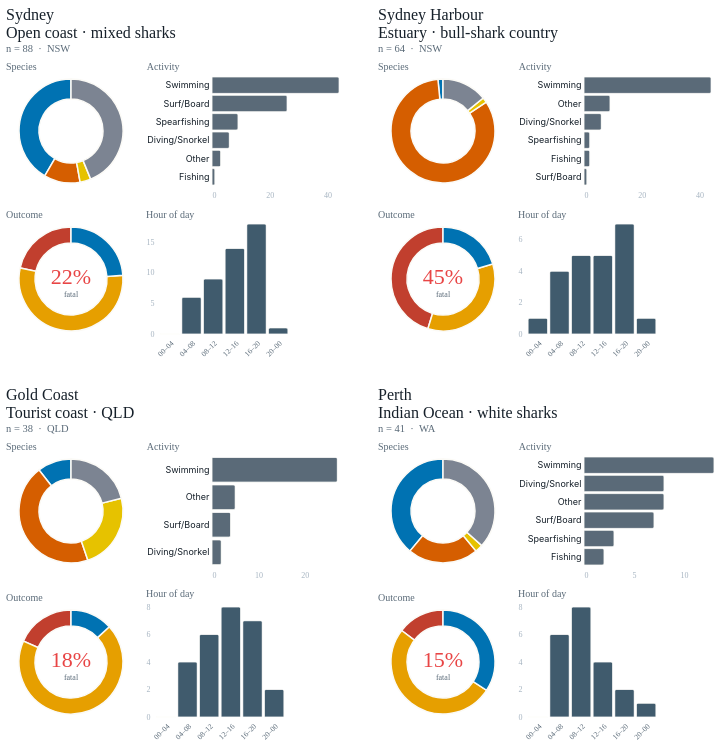

Express this chart as Vega-Lite.
### Vega-Lite specification from a JSON file in a GitHub repository (floating-point values rounded to 4 significant figures)
{"$schema": "https://vega.github.io/schema/vega-lite/v5.json", "description": "§13 — Anatomy of Risk: multi-metric beach profile composite (4 beaches × 4 mini-charts).", "background": null, "padding": {"left": 6, "right": 6, "top": 6, "bottom": 6}, "config": {"view": {"stroke": null, "fill": null}, "font": "Spectral", "axis": {"labelFont": "IBM Plex Mono", "titleFont": "IBM Plex Mono", "labelColor": "#5C6A75", "titleColor": "#5C6A75", "labelFontSize": 10.5, "titleFontSize": 10.5, "titleFontWeight": 600, "titlePadding": 10, "labelPadding": 5, "domainColor": "#14202C", "domainWidth": 1, "tickColor": "#B7AE99", "gridColor": "#14202C", "gridOpacity": 0.07}, "arc": {"stroke": "#FBFAF6"}, "legend": {"labelFont": "IBM Plex Mono", "labelFontSize": 10.5, "labelColor": "#5C6A75", "titleFont": "IBM Plex Mono", "titleFontSize": 10, "titleColor": "#5C6A75", "titleFontWeight": 600}, "title": {"font": "IBM Plex Mono", "fontSize": 11, "fontWeight": 600, "color": "#14202C", "anchor": "start", "subtitleFont": "Spectral", "subtitleColor": "#5C6A75"}, "header": {"labelFont": "IBM Plex Mono", "labelColor": "#14202C", "titleFont": "IBM Plex Mono", "titleColor": "#5C6A75"}}, "datasets": {"beach_meta": [{"beach": "Sydney", "subtitle": "Open coast · mixed sharks", "state": "NSW", "n": 88, "fatal": 19, "fatal_pct": 22.0}, {"beach": "Sydney Harbour", "subtitle": "Estuary · bull-shark country", "state": "NSW", "n": 64, "fatal": 29, "fatal_pct": 45.0}, {"beach": "Gold Coast", "subtitle": "Tourist coast · QLD", "state": "QLD", "n": 38, "fatal": 7, "fatal_pct": 18.0}, {"beach": "Perth", "subtitle": "Indian Ocean · white sharks", "state": "WA", "n": 41, "fatal": 6, "fatal_pct": 15.0}], "species": [{"beach": "Sydney", "species": "White shark", "count": 37}, {"beach": "Sydney", "species": "Bull shark", "count": 10}, {"beach": "Sydney", "species": "Tiger shark", "count": 3}, {"beach": "Sydney", "species": "Other", "count": 39}, {"beach": "Sydney Harbour", "species": "White shark", "count": 1}, {"beach": "Sydney Harbour", "species": "Bull shark", "count": 53}, {"beach": "Sydney Harbour", "species": "Tiger shark", "count": 1}, {"beach": "Sydney Harbour", "species": "Other", "count": 9}, {"beach": "Gold Coast", "species": "White shark", "count": 4}, {"beach": "Gold Coast", "species": "Bull shark", "count": 17}, {"beach": "Gold Coast", "species": "Tiger shark", "count": 9}, {"beach": "Gold Coast", "species": "Other", "count": 8}, {"beach": "Perth", "species": "White shark", "count": 16}, {"beach": "Perth", "species": "Bull shark", "count": 9}, {"beach": "Perth", "species": "Tiger shark", "count": 1}, {"beach": "Perth", "species": "Other", "count": 15}], "activity": [{"beach": "Sydney", "activity": "Swimming", "count": 44}, {"beach": "Sydney", "activity": "Surf/Board", "count": 26}, {"beach": "Sydney", "activity": "Diving/Snorkel", "count": 6}, {"beach": "Sydney", "activity": "Spearfishing", "count": 9}, {"beach": "Sydney", "activity": "Fishing", "count": 1}, {"beach": "Sydney", "activity": "Other", "count": 3}, {"beach": "Sydney Harbour", "activity": "Swimming", "count": 44}, {"beach": "Sydney Harbour", "activity": "Surf/Board", "count": 1}, {"beach": "Sydney Harbour", "activity": "Diving/Snorkel", "count": 6}, {"beach": "Sydney Harbour", "activity": "Spearfishing", "count": 2}, {"beach": "Sydney Harbour", "activity": "Fishing", "count": 2}, {"beach": "Sydney Harbour", "activity": "Other", "count": 9}, {"beach": "Gold Coast", "activity": "Swimming", "count": 27}, {"beach": "Gold Coast", "activity": "Surf/Board", "count": 4}, {"beach": "Gold Coast", "activity": "Diving/Snorkel", "count": 2}, {"beach": "Gold Coast", "activity": "Spearfishing", "count": 0}, {"beach": "Gold Coast", "activity": "Fishing", "count": 0}, {"beach": "Gold Coast", "activity": "Other", "count": 5}, {"beach": "Perth", "activity": "Swimming", "count": 13}, {"beach": "Perth", "activity": "Surf/Board", "count": 7}, {"beach": "Perth", "activity": "Diving/Snorkel", "count": 8}, {"beach": "Perth", "activity": "Spearfishing", "count": 3}, {"beach": "Perth", "activity": "Fishing", "count": 2}, {"beach": "Perth", "activity": "Other", "count": 8}], "outcome": [{"beach": "Sydney", "outcome": "Fatal", "count": 19, "pct": 21.6}, {"beach": "Sydney", "outcome": "Injured", "count": 48, "pct": 54.5}, {"beach": "Sydney", "outcome": "Uninjured", "count": 21, "pct": 23.9}, {"beach": "Sydney Harbour", "outcome": "Fatal", "count": 29, "pct": 45.3}, {"beach": "Sydney Harbour", "outcome": "Injured", "count": 22, "pct": 34.4}, {"beach": "Sydney Harbour", "outcome": "Uninjured", "count": 13, "pct": 20.3}, {"beach": "Gold Coast", "outcome": "Fatal", "count": 7, "pct": 18.4}, {"beach": "Gold Coast", "outcome": "Injured", "count": 26, "pct": 68.4}, {"beach": "Gold Coast", "outcome": "Uninjured", "count": 5, "pct": 13.2}, {"beach": "Perth", "outcome": "Fatal", "count": 6, "pct": 14.6}, {"beach": "Perth", "outcome": "Injured", "count": 21, "pct": 51.2}, {"beach": "Perth", "outcome": "Uninjured", "count": 14, "pct": 34.1}], "hour": [{"beach": "Sydney", "hour_bin": "00–04", "count": 0}, {"beach": "Sydney", "hour_bin": "04–08", "count": 6}, {"beach": "Sydney", "hour_bin": "08–12", "count": 9}, {"beach": "Sydney", "hour_bin": "12–16", "count": 14}, {"beach": "Sydney", "hour_bin": "16–20", "count": 18}, {"beach": "Sydney", "hour_bin": "20–00", "count": 1}, {"beach": "Sydney Harbour", "hour_bin": "00–04", "count": 1}, {"beach": "Sydney Harbour", "hour_bin": "04–08", "count": 4}, {"beach": "Sydney Harbour", "hour_bin": "08–12", "count": 5}, {"beach": "Sydney Harbour", "hour_bin": "12–16", "count": 5}, {"beach": "Sydney Harbour", "hour_bin": "16–20", "count": 7}, {"beach": "Sydney Harbour", "hour_bin": "20–00", "count": 1}, {"beach": "Gold Coast", "hour_bin": "00–04", "count": 0}, {"beach": "Gold Coast", "hour_bin": "04–08", "count": 4}, {"beach": "Gold Coast", "hour_bin": "08–12", "count": 6}, {"beach": "Gold Coast", "hour_bin": "12–16", "count": 8}, {"beach": "Gold Coast", "hour_bin": "16–20", "count": 7}, {"beach": "Gold Coast", "hour_bin": "20–00", "count": 2}, {"beach": "Perth", "hour_bin": "00–04", "count": 0}, {"beach": "Perth", "hour_bin": "04–08", "count": 6}, {"beach": "Perth", "hour_bin": "08–12", "count": 8}, {"beach": "Perth", "hour_bin": "12–16", "count": 4}, {"beach": "Perth", "hour_bin": "16–20", "count": 2}, {"beach": "Perth", "hour_bin": "20–00", "count": 1}]}, "spacing": 28, "vconcat": [{"hconcat": [{"title": {"text": ["Sydney", "Open coast · mixed sharks"], "subtitle": ["n = 88  ·  NSW"], "anchor": "start", "fontSize": 16, "font": "Fraunces", "color": "#16202A", "fontWeight": 500, "subtitleFontSize": 10.5, "subtitleFont": "IBM Plex Mono", "subtitleColor": "#5A6A78", "subtitleFontWeight": 500, "offset": 8}, "spacing": 10, "vconcat": [{"hconcat": [{"data": {"name": "species"}, "transform": [{"filter": "datum.beach === 'Sydney'"}], "title": {"text": "Species", "anchor": "start", "fontSize": 10, "font": "IBM Plex Mono", "color": "#5A6A78", "fontWeight": 500}, "width": 130, "height": 110, "layer": [{"mark": {"type": "arc", "innerRadius": 32, "outerRadius": 52, "stroke": "#FBFAF6", "strokeWidth": 1.5}, "encoding": {"theta": {"field": "count", "type": "quantitative", "stack": true}, "color": {"field": "species", "type": "nominal", "scale": {"domain": ["White shark", "Bull shark", "Tiger shark", "Other"], "range": ["#0072B2", "#D55E00", "#E6C200", "#7C8492"]}, "legend": null}, "tooltip": [{"field": "species", "title": "Species"}, {"field": "count", "title": "Count"}]}}]}, {"data": {"name": "activity"}, "transform": [{"filter": "datum.beach === 'Sydney'"}, {"filter": "datum.count > 0"}], "title": {"text": "Activity", "anchor": "start", "fontSize": 10, "font": "IBM Plex Mono", "color": "#5A6A78", "fontWeight": 500}, "width": 130, "height": 110, "mark": {"type": "bar", "color": "#5A6A78", "cornerRadiusEnd": 2, "stroke": "#FBFAF6", "strokeWidth": 0.5}, "encoding": {"y": {"field": "activity", "type": "nominal", "sort": "-x", "axis": {"title": null, "labelFontSize": 9, "labelFont": "Inter", "labelColor": "#16202A", "labelPadding": 3, "ticks": false, "domain": false}}, "x": {"field": "count", "type": "quantitative", "axis": {"title": null, "labelFontSize": 8, "labelFont": "IBM Plex Mono", "labelColor": "#A6B4C1", "tickCount": 3, "grid": false, "domain": false, "ticks": false}}, "tooltip": [{"field": "activity", "title": "Activity"}, {"field": "count", "title": "Incidents"}]}}], "spacing": 10, "resolve": {"scale": {"color": "independent", "x": "independent", "y": "independent", "theta": "independent"}}}, {"hconcat": [{"data": {"name": "outcome"}, "transform": [{"filter": "datum.beach === 'Sydney'"}], "title": {"text": "Outcome", "anchor": "start", "fontSize": 10, "font": "IBM Plex Mono", "color": "#5A6A78", "fontWeight": 500}, "width": 130, "height": 110, "layer": [{"mark": {"type": "arc", "innerRadius": 36, "outerRadius": 52, "stroke": "#FBFAF6", "strokeWidth": 1.5}, "encoding": {"theta": {"field": "count", "type": "quantitative", "stack": true}, "color": {"field": "outcome", "type": "nominal", "scale": {"domain": ["Fatal", "Injured", "Uninjured"], "range": ["#C13F2E", "#E69F00", "#0072B2"]}, "legend": null}, "tooltip": [{"field": "outcome", "title": "Outcome"}, {"field": "count", "title": "Count"}, {"field": "pct", "title": "Share", "format": ".0f"}]}}, {"data": {"values": [{"label": "22%"}]}, "mark": {"type": "text", "fontSize": 22, "font": "Fraunces", "fontWeight": 400, "color": "#E84545", "baseline": "middle", "align": "center", "dy": -2}, "encoding": {"text": {"field": "label"}}}, {"data": {"values": [{"label": "fatal"}]}, "mark": {"type": "text", "fontSize": 8, "font": "IBM Plex Mono", "fontWeight": 500, "color": "#5A6A78", "baseline": "middle", "align": "center", "dy": 16, "letterSpacing": 1}, "encoding": {"text": {"field": "label"}}}]}, {"data": {"name": "hour"}, "transform": [{"filter": "datum.beach === 'Sydney'"}], "title": {"text": "Hour of day", "anchor": "start", "fontSize": 10, "font": "IBM Plex Mono", "color": "#5A6A78", "fontWeight": 500}, "width": 130, "height": 110, "mark": {"type": "bar", "color": "#0B2D45", "opacity": 0.78, "cornerRadiusEnd": 2, "stroke": "#FBFAF6", "strokeWidth": 0.5}, "encoding": {"x": {"field": "hour_bin", "type": "nominal", "sort": ["00–04", "04–08", "08–12", "12–16", "16–20", "20–00"], "axis": {"title": null, "labelAngle": -45, "labelFontSize": 7.5, "labelFont": "IBM Plex Mono", "labelColor": "#5A6A78", "ticks": false, "domain": false}}, "y": {"field": "count", "type": "quantitative", "axis": {"title": null, "labelFontSize": 8, "labelFont": "IBM Plex Mono", "labelColor": "#A6B4C1", "tickCount": 3, "grid": false, "domain": false, "ticks": false}}, "tooltip": [{"field": "hour_bin", "title": "Hours"}, {"field": "count", "title": "Incidents"}]}}], "spacing": 10, "resolve": {"scale": {"color": "independent", "x": "independent", "y": "independent", "theta": "independent"}}}], "resolve": {"scale": {"color": "independent", "x": "independent", "y": "independent", "theta": "independent"}}}, {"title": {"text": ["Sydney Harbour", "Estuary · bull-shark country"], "subtitle": ["n = 64  ·  NSW"], "anchor": "start", "fontSize": 16, "font": "Fraunces", "color": "#16202A", "fontWeight": 500, "subtitleFontSize": 10.5, "subtitleFont": "IBM Plex Mono", "subtitleColor": "#5A6A78", "subtitleFontWeight": 500, "offset": 8}, "spacing": 10, "vconcat": [{"hconcat": [{"data": {"name": "species"}, "transform": [{"filter": "datum.beach === 'Sydney Harbour'"}], "title": {"text": "Species", "anchor": "start", "fontSize": 10, "font": "IBM Plex Mono", "color": "#5A6A78", "fontWeight": 500}, "width": 130, "height": 110, "layer": [{"mark": {"type": "arc", "innerRadius": 32, "outerRadius": 52, "stroke": "#FBFAF6", "strokeWidth": 1.5}, "encoding": {"theta": {"field": "count", "type": "quantitative", "stack": true}, "color": {"field": "species", "type": "nominal", "scale": {"domain": ["White shark", "Bull shark", "Tiger shark", "Other"], "range": ["#0072B2", "#D55E00", "#E6C200", "#7C8492"]}, "legend": null}, "tooltip": [{"field": "species", "title": "Species"}, {"field": "count", "title": "Count"}]}}]}, {"data": {"name": "activity"}, "transform": [{"filter": "datum.beach === 'Sydney Harbour'"}, {"filter": "datum.count > 0"}], "title": {"text": "Activity", "anchor": "start", "fontSize": 10, "font": "IBM Plex Mono", "color": "#5A6A78", "fontWeight": 500}, "width": 130, "height": 110, "mark": {"type": "bar", "color": "#5A6A78", "cornerRadiusEnd": 2, "stroke": "#FBFAF6", "strokeWidth": 0.5}, "encoding": {"y": {"field": "activity", "type": "nominal", "sort": "-x", "axis": {"title": null, "labelFontSize": 9, "labelFont": "Inter", "labelColor": "#16202A", "labelPadding": 3, "ticks": false, "domain": false}}, "x": {"field": "count", "type": "quantitative", "axis": {"title": null, "labelFontSize": 8, "labelFont": "IBM Plex Mono", "labelColor": "#A6B4C1", "tickCount": 3, "grid": false, "domain": false, "ticks": false}}, "tooltip": [{"field": "activity", "title": "Activity"}, {"field": "count", "title": "Incidents"}]}}], "spacing": 10, "resolve": {"scale": {"color": "independent", "x": "independent", "y": "independent", "theta": "independent"}}}, {"hconcat": [{"data": {"name": "outcome"}, "transform": [{"filter": "datum.beach === 'Sydney Harbour'"}], "title": {"text": "Outcome", "anchor": "start", "fontSize": 10, "font": "IBM Plex Mono", "color": "#5A6A78", "fontWeight": 500}, "width": 130, "height": 110, "layer": [{"mark": {"type": "arc", "innerRadius": 36, "outerRadius": 52, "stroke": "#FBFAF6", "strokeWidth": 1.5}, "encoding": {"theta": {"field": "count", "type": "quantitative", "stack": true}, "color": {"field": "outcome", "type": "nominal", "scale": {"domain": ["Fatal", "Injured", "Uninjured"], "range": ["#C13F2E", "#E69F00", "#0072B2"]}, "legend": null}, "tooltip": [{"field": "outcome", "title": "Outcome"}, {"field": "count", "title": "Count"}, {"field": "pct", "title": "Share", "format": ".0f"}]}}, {"data": {"values": [{"label": "45%"}]}, "mark": {"type": "text", "fontSize": 22, "font": "Fraunces", "fontWeight": 400, "color": "#E84545", "baseline": "middle", "align": "center", "dy": -2}, "encoding": {"text": {"field": "label"}}}, {"data": {"values": [{"label": "fatal"}]}, "mark": {"type": "text", "fontSize": 8, "font": "IBM Plex Mono", "fontWeight": 500, "color": "#5A6A78", "baseline": "middle", "align": "center", "dy": 16, "letterSpacing": 1}, "encoding": {"text": {"field": "label"}}}]}, {"data": {"name": "hour"}, "transform": [{"filter": "datum.beach === 'Sydney Harbour'"}], "title": {"text": "Hour of day", "anchor": "start", "fontSize": 10, "font": "IBM Plex Mono", "color": "#5A6A78", "fontWeight": 500}, "width": 130, "height": 110, "mark": {"type": "bar", "color": "#0B2D45", "opacity": 0.78, "cornerRadiusEnd": 2, "stroke": "#FBFAF6", "strokeWidth": 0.5}, "encoding": {"x": {"field": "hour_bin", "type": "nominal", "sort": ["00–04", "04–08", "08–12", "12–16", "16–20", "20–00"], "axis": {"title": null, "labelAngle": -45, "labelFontSize": 7.5, "labelFont": "IBM Plex Mono", "labelColor": "#5A6A78", "ticks": false, "domain": false}}, "y": {"field": "count", "type": "quantitative", "axis": {"title": null, "labelFontSize": 8, "labelFont": "IBM Plex Mono", "labelColor": "#A6B4C1", "tickCount": 3, "grid": false, "domain": false, "ticks": false}}, "tooltip": [{"field": "hour_bin", "title": "Hours"}, {"field": "count", "title": "Incidents"}]}}], "spacing": 10, "resolve": {"scale": {"color": "independent", "x": "independent", "y": "independent", "theta": "independent"}}}], "resolve": {"scale": {"color": "independent", "x": "independent", "y": "independent", "theta": "independent"}}}], "spacing": 36, "resolve": {"scale": {"color": "independent", "x": "independent", "y": "independent", "theta": "independent"}}}, {"hconcat": [{"title": {"text": ["Gold Coast", "Tourist coast · QLD"], "subtitle": ["n = 38  ·  QLD"], "anchor": "start", "fontSize": 16, "font": "Fraunces", "color": "#16202A", "fontWeight": 500, "subtitleFontSize": 10.5, "subtitleFont": "IBM Plex Mono", "subtitleColor": "#5A6A78", "subtitleFontWeight": 500, "offset": 8}, "spacing": 10, "vconcat": [{"hconcat": [{"data": {"name": "species"}, "transform": [{"filter": "datum.beach === 'Gold Coast'"}], "title": {"text": "Species", "anchor": "start", "fontSize": 10, "font": "IBM Plex Mono", "color": "#5A6A78", "fontWeight": 500}, "width": 130, "height": 110, "layer": [{"mark": {"type": "arc", "innerRadius": 32, "outerRadius": 52, "stroke": "#FBFAF6", "strokeWidth": 1.5}, "encoding": {"theta": {"field": "count", "type": "quantitative", "stack": true}, "color": {"field": "species", "type": "nominal", "scale": {"domain": ["White shark", "Bull shark", "Tiger shark", "Other"], "range": ["#0072B2", "#D55E00", "#E6C200", "#7C8492"]}, "legend": null}, "tooltip": [{"field": "species", "title": "Species"}, {"field": "count", "title": "Count"}]}}]}, {"data": {"name": "activity"}, "transform": [{"filter": "datum.beach === 'Gold Coast'"}, {"filter": "datum.count > 0"}], "title": {"text": "Activity", "anchor": "start", "fontSize": 10, "font": "IBM Plex Mono", "color": "#5A6A78", "fontWeight": 500}, "width": 130, "height": 110, "mark": {"type": "bar", "color": "#5A6A78", "cornerRadiusEnd": 2, "stroke": "#FBFAF6", "strokeWidth": 0.5}, "encoding": {"y": {"field": "activity", "type": "nominal", "sort": "-x", "axis": {"title": null, "labelFontSize": 9, "labelFont": "Inter", "labelColor": "#16202A", "labelPadding": 3, "ticks": false, "domain": false}}, "x": {"field": "count", "type": "quantitative", "axis": {"title": null, "labelFontSize": 8, "labelFont": "IBM Plex Mono", "labelColor": "#A6B4C1", "tickCount": 3, "grid": false, "domain": false, "ticks": false}}, "tooltip": [{"field": "activity", "title": "Activity"}, {"field": "count", "title": "Incidents"}]}}], "spacing": 10, "resolve": {"scale": {"color": "independent", "x": "independent", "y": "independent", "theta": "independent"}}}, {"hconcat": [{"data": {"name": "outcome"}, "transform": [{"filter": "datum.beach === 'Gold Coast'"}], "title": {"text": "Outcome", "anchor": "start", "fontSize": 10, "font": "IBM Plex Mono", "color": "#5A6A78", "fontWeight": 500}, "width": 130, "height": 110, "layer": [{"mark": {"type": "arc", "innerRadius": 36, "outerRadius": 52, "stroke": "#FBFAF6", "strokeWidth": 1.5}, "encoding": {"theta": {"field": "count", "type": "quantitative", "stack": true}, "color": {"field": "outcome", "type": "nominal", "scale": {"domain": ["Fatal", "Injured", "Uninjured"], "range": ["#C13F2E", "#E69F00", "#0072B2"]}, "legend": null}, "tooltip": [{"field": "outcome", "title": "Outcome"}, {"field": "count", "title": "Count"}, {"field": "pct", "title": "Share", "format": ".0f"}]}}, {"data": {"values": [{"label": "18%"}]}, "mark": {"type": "text", "fontSize": 22, "font": "Fraunces", "fontWeight": 400, "color": "#E84545", "baseline": "middle", "align": "center", "dy": -2}, "encoding": {"text": {"field": "label"}}}, {"data": {"values": [{"label": "fatal"}]}, "mark": {"type": "text", "fontSize": 8, "font": "IBM Plex Mono", "fontWeight": 500, "color": "#5A6A78", "baseline": "middle", "align": "center", "dy": 16, "letterSpacing": 1}, "encoding": {"text": {"field": "label"}}}]}, {"data": {"name": "hour"}, "transform": [{"filter": "datum.beach === 'Gold Coast'"}], "title": {"text": "Hour of day", "anchor": "start", "fontSize": 10, "font": "IBM Plex Mono", "color": "#5A6A78", "fontWeight": 500}, "width": 130, "height": 110, "mark": {"type": "bar", "color": "#0B2D45", "opacity": 0.78, "cornerRadiusEnd": 2, "stroke": "#FBFAF6", "strokeWidth": 0.5}, "encoding": {"x": {"field": "hour_bin", "type": "nominal", "sort": ["00–04", "04–08", "08–12", "12–16", "16–20", "20–00"], "axis": {"title": null, "labelAngle": -45, "labelFontSize": 7.5, "labelFont": "IBM Plex Mono", "labelColor": "#5A6A78", "ticks": false, "domain": false}}, "y": {"field": "count", "type": "quantitative", "axis": {"title": null, "labelFontSize": 8, "labelFont": "IBM Plex Mono", "labelColor": "#A6B4C1", "tickCount": 3, "grid": false, "domain": false, "ticks": false}}, "tooltip": [{"field": "hour_bin", "title": "Hours"}, {"field": "count", "title": "Incidents"}]}}], "spacing": 10, "resolve": {"scale": {"color": "independent", "x": "independent", "y": "independent", "theta": "independent"}}}], "resolve": {"scale": {"color": "independent", "x": "independent", "y": "independent", "theta": "independent"}}}, {"title": {"text": ["Perth", "Indian Ocean · white sharks"], "subtitle": ["n = 41  ·  WA"], "anchor": "start", "fontSize": 16, "font": "Fraunces", "color": "#16202A", "fontWeight": 500, "subtitleFontSize": 10.5, "subtitleFont": "IBM Plex Mono", "subtitleColor": "#5A6A78", "subtitleFontWeight": 500, "offset": 8}, "spacing": 10, "vconcat": [{"hconcat": [{"data": {"name": "species"}, "transform": [{"filter": "datum.beach === 'Perth'"}], "title": {"text": "Species", "anchor": "start", "fontSize": 10, "font": "IBM Plex Mono", "color": "#5A6A78", "fontWeight": 500}, "width": 130, "height": 110, "layer": [{"mark": {"type": "arc", "innerRadius": 32, "outerRadius": 52, "stroke": "#FBFAF6", "strokeWidth": 1.5}, "encoding": {"theta": {"field": "count", "type": "quantitative", "stack": true}, "color": {"field": "species", "type": "nominal", "scale": {"domain": ["White shark", "Bull shark", "Tiger shark", "Other"], "range": ["#0072B2", "#D55E00", "#E6C200", "#7C8492"]}, "legend": null}, "tooltip": [{"field": "species", "title": "Species"}, {"field": "count", "title": "Count"}]}}]}, {"data": {"name": "activity"}, "transform": [{"filter": "datum.beach === 'Perth'"}, {"filter": "datum.count > 0"}], "title": {"text": "Activity", "anchor": "start", "fontSize": 10, "font": "IBM Plex Mono", "color": "#5A6A78", "fontWeight": 500}, "width": 130, "height": 110, "mark": {"type": "bar", "color": "#5A6A78", "cornerRadiusEnd": 2, "stroke": "#FBFAF6", "strokeWidth": 0.5}, "encoding": {"y": {"field": "activity", "type": "nominal", "sort": "-x", "axis": {"title": null, "labelFontSize": 9, "labelFont": "Inter", "labelColor": "#16202A", "labelPadding": 3, "ticks": false, "domain": false}}, "x": {"field": "count", "type": "quantitative", "axis": {"title": null, "labelFontSize": 8, "labelFont": "IBM Plex Mono", "labelColor": "#A6B4C1", "tickCount": 3, "grid": false, "domain": false, "ticks": false}}, "tooltip": [{"field": "activity", "title": "Activity"}, {"field": "count", "title": "Incidents"}]}}], "spacing": 10, "resolve": {"scale": {"color": "independent", "x": "independent", "y": "independent", "theta": "independent"}}}, {"hconcat": [{"data": {"name": "outcome"}, "transform": [{"filter": "datum.beach === 'Perth'"}], "title": {"text": "Outcome", "anchor": "start", "fontSize": 10, "font": "IBM Plex Mono", "color": "#5A6A78", "fontWeight": 500}, "width": 130, "height": 110, "layer": [{"mark": {"type": "arc", "innerRadius": 36, "outerRadius": 52, "stroke": "#FBFAF6", "strokeWidth": 1.5}, "encoding": {"theta": {"field": "count", "type": "quantitative", "stack": true}, "color": {"field": "outcome", "type": "nominal", "scale": {"domain": ["Fatal", "Injured", "Uninjured"], "range": ["#C13F2E", "#E69F00", "#0072B2"]}, "legend": null}, "tooltip": [{"field": "outcome", "title": "Outcome"}, {"field": "count", "title": "Count"}, {"field": "pct", "title": "Share", "format": ".0f"}]}}, {"data": {"values": [{"label": "15%"}]}, "mark": {"type": "text", "fontSize": 22, "font": "Fraunces", "fontWeight": 400, "color": "#E84545", "baseline": "middle", "align": "center", "dy": -2}, "encoding": {"text": {"field": "label"}}}, {"data": {"values": [{"label": "fatal"}]}, "mark": {"type": "text", "fontSize": 8, "font": "IBM Plex Mono", "fontWeight": 500, "color": "#5A6A78", "baseline": "middle", "align": "center", "dy": 16, "letterSpacing": 1}, "encoding": {"text": {"field": "label"}}}]}, {"data": {"name": "hour"}, "transform": [{"filter": "datum.beach === 'Perth'"}], "title": {"text": "Hour of day", "anchor": "start", "fontSize": 10, "font": "IBM Plex Mono", "color": "#5A6A78", "fontWeight": 500}, "width": 130, "height": 110, "mark": {"type": "bar", "color": "#0B2D45", "opacity": 0.78, "cornerRadiusEnd": 2, "stroke": "#FBFAF6", "strokeWidth": 0.5}, "encoding": {"x": {"field": "hour_bin", "type": "nominal", "sort": ["00–04", "04–08", "08–12", "12–16", "16–20", "20–00"], "axis": {"title": null, "labelAngle": -45, "labelFontSize": 7.5, "labelFont": "IBM Plex Mono", "labelColor": "#5A6A78", "ticks": false, "domain": false}}, "y": {"field": "count", "type": "quantitative", "axis": {"title": null, "labelFontSize": 8, "labelFont": "IBM Plex Mono", "labelColor": "#A6B4C1", "tickCount": 3, "grid": false, "domain": false, "ticks": false}}, "tooltip": [{"field": "hour_bin", "title": "Hours"}, {"field": "count", "title": "Incidents"}]}}], "spacing": 10, "resolve": {"scale": {"color": "independent", "x": "independent", "y": "independent", "theta": "independent"}}}], "resolve": {"scale": {"color": "independent", "x": "independent", "y": "independent", "theta": "independent"}}}], "spacing": 36, "resolve": {"scale": {"color": "independent", "x": "independent", "y": "independent", "theta": "independent"}}}], "resolve": {"scale": {"color": "independent", "x": "independent", "y": "independent", "theta": "independent"}}}
